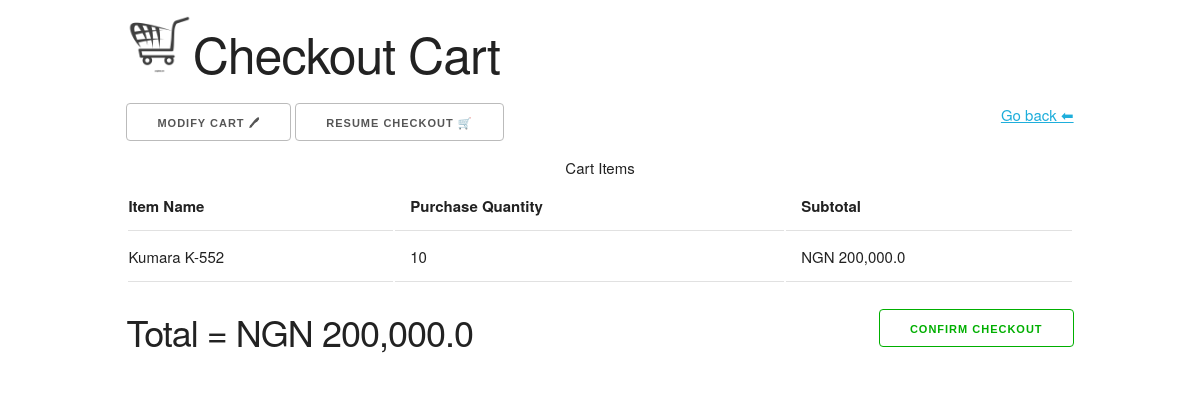
/cart, run on an earlier commit of the app's database.
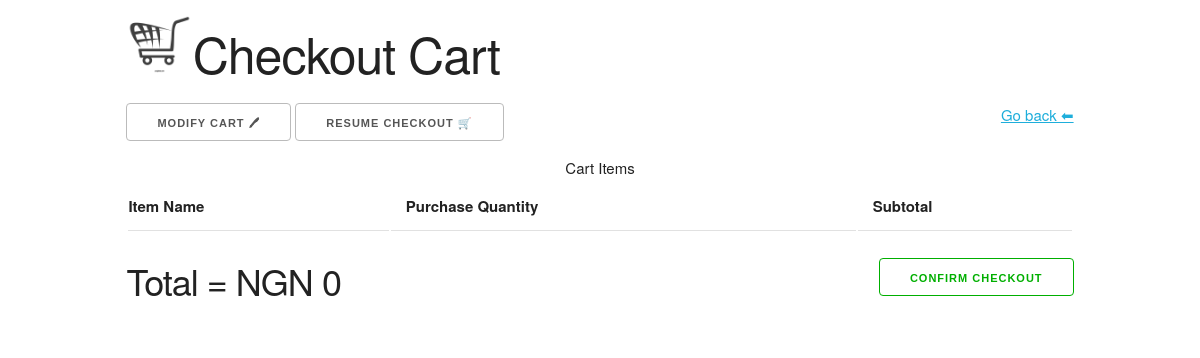
And on a later commit of the database.
### store/models.py (models this page shows, shortened)
class CartRow(db.Model):
    __tablename__ = 'cart'
    """The cart row model is a table with a few columns. Stores the ID and name of the product, the purchase quantity and the sub total price. These will then be used in the `Checkout` button to fetch the items and apply the changes in stock and whatever else."""
    id = db.Column(db.Integer, primary_key = True)
    name = db.Column(db.String(32))
    purchase_quantity = db.Column(db.Integer)
    sub_total = db.Column(db.Float)

### store/main/views.py (the view, shortened to what this page needs)
@main.route('/cart', methods=['GET', 'POST'])
def cart():
    cart_rows = CartRow.query.all()
    cart_total = sum([row.sub_total for row in cart_rows])
    return render_template('main/cart.html', cart_rows = cart_rows, cart_total = cart_total)

### store/templates/main/cart.html (shortened to what this page needs)
{% extends "base.html" %}
{% block body %}
<div class="container">
    <h1><img src="{{ url_for('static', filename='cart.png') }}" alt="cart-icon" class="img-icon">Checkout Cart</h1>
    <input type="button" value="Modify Cart 🖊" class="mod-switch">
    <input type="button" value="Resume Checkout 🛒" class="res-switch">
    <a style="float: right;" href="{{ url_for('.index') }}">Go back ⬅</a>
    <div class="main-cart">
        <form method="POST">
            <table class="u-full-width">
                <caption>Cart Items</caption>
                <thead>
                    <tr>
                        <th>Item Name</th>
                        <th>Purchase Quantity</th>
                        <th>Subtotal</th>
                    </tr>
                </thead>
                <tbody>
                    {% for row in cart_rows %}
                        <tr>
                            <td>{{ row.name }}</td>
                            <td>{{ row.purchase_quantity }}</td>
                            <td>NGN {{ '{:,}'.format(row.sub_total) }}</td>
                        </tr>
                    {% endfor %}
                </tbody>
            </table>
            <input type="submit" value="confirm checkout" style="float: right; color: rgb(0, 175, 0); border-color: rgb(0, 175, 0);">
            <h3>Total = NGN {{ '{:,}'.format(cart_total) }}</h3>
        </form>
    </div>
</div>
{% endblock %}

What changed in the data, as far as the page shows it:
removed CartRow: name "Kumara K-552", purchase_quantity "10", sub_total "200,000.0"
Also different on the page:
{{ '{:,}'.format(cart_total) }}: "200,000.0" → "0"
